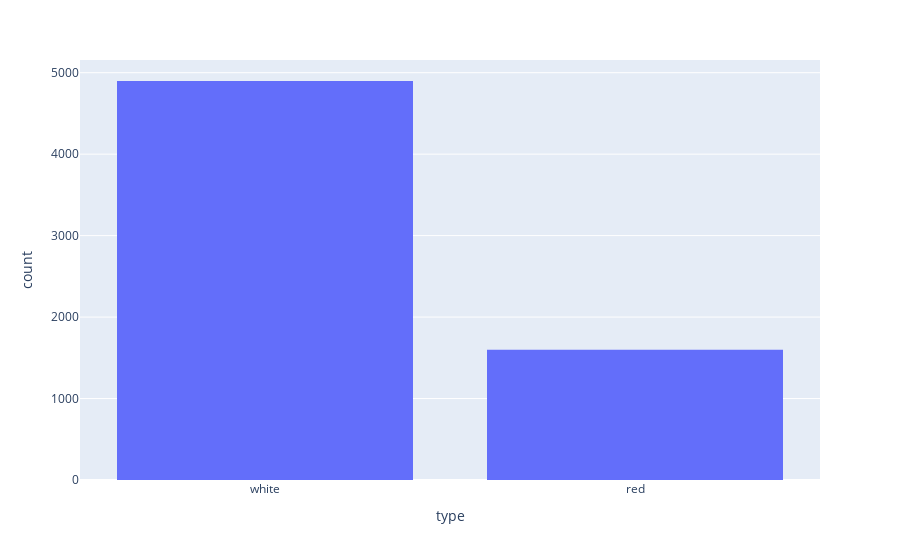

This figure's notebook cell:
### Markdown cell above
## One-hot encode wine type

### Code cell
type_fig = px.histogram(df,x='type')
type_fig.show()

### Figure 1 — Plotly figure (JSON) as saved in the notebook; plotly's stock layout.template omitted (floating-point values rounded to 4 significant figures; data arrays with more than 128 entries replaced by an {"elided": "..."} marker saying what was removed)
{"data": [{"alignmentgroup": "True", "bingroup": "x", "hovertemplate": "type=%{x}<br>count=%{y}<extra></extra>", "legendgroup": "", "marker": {"color": "#636efa"}, "name": "", "offsetgroup": "", "orientation": "v", "showlegend": false, "type": "histogram", "x": {"elided": "6497 str values"}, "xaxis": "x", "yaxis": "y"}], "layout": {"barmode": "relative", "legend": {"tracegroupgap": 0}, "margin": {"t": 60}, "xaxis": {"anchor": "y", "domain": [0, 1], "title": {"text": "type"}}, "yaxis": {"anchor": "x", "domain": [0, 1], "title": {"text": "count"}}}}
